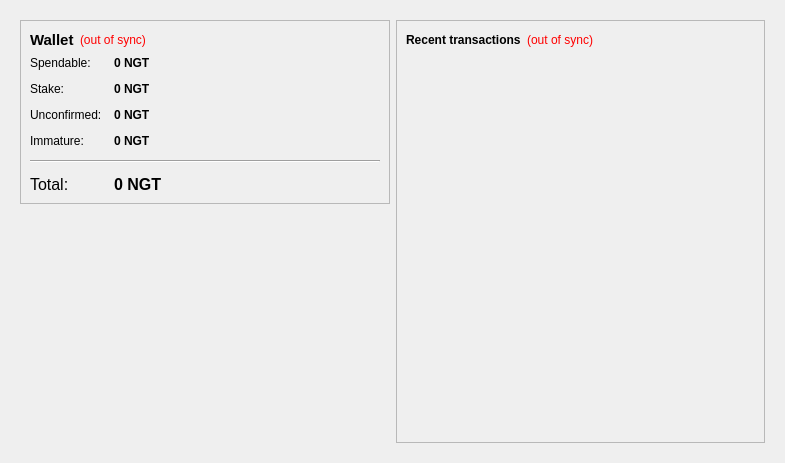
<?xml version="1.0" encoding="UTF-8"?>
<ui version="4.0">
 <class>OverviewPage</class>
 <widget class="QWidget" name="OverviewPage">
  <property name="geometry">
   <rect>
    <x>0</x>
    <y>0</y>
    <width>785</width>
    <height>463</height>
   </rect>
  </property>
  <property name="windowTitle">
   <string>Form</string>
  </property>
  <layout class="QHBoxLayout" name="horizontalLayout" stretch="0">
   <item>
    <widget class="QFrame" name="frameMain">
     <property name="frameShape">
      <enum>QFrame::NoFrame</enum>
     </property>
     <layout class="QHBoxLayout" name="horizontalLayout_3">
      <item>
       <layout class="QVBoxLayout" name="verticalLayout_2">
        <item>
         <widget class="QFrame" name="frame">
          <property name="frameShape">
           <enum>QFrame::StyledPanel</enum>
          </property>
          <property name="frameShadow">
           <enum>QFrame::Plain</enum>
          </property>
          <layout class="QVBoxLayout" name="verticalLayout_4">
           <item>
            <layout class="QHBoxLayout" name="horizontalLayout_4">
             <item>
              <widget class="QLabel" name="label_5">
               <property name="font">
                <font>
                 <pointsize>11</pointsize>
                 <weight>75</weight>
                 <bold>true</bold>
                </font>
               </property>
               <property name="text">
                <string>Wallet</string>
               </property>
              </widget>
             </item>
             <item>
              <widget class="QLabel" name="labelWalletStatus">
               <property name="toolTip">
                <string>The displayed information may be out of date. Your wallet automatically synchronizes with the Nugget network after a connection is established, but this process has not completed yet.</string>
               </property>
               <property name="styleSheet">
                <string notr="true">QLabel { color: red; }</string>
               </property>
               <property name="text">
                <string notr="true">(out of sync)</string>
               </property>
               <property name="alignment">
                <set>Qt::AlignLeading|Qt::AlignLeft|Qt::AlignVCenter</set>
               </property>
              </widget>
             </item>
             <item>
              <spacer name="horizontalSpacer_2">
               <property name="orientation">
                <enum>Qt::Horizontal</enum>
               </property>
               <property name="sizeHint" stdset="0">
                <size>
                 <width>40</width>
                 <height>20</height>
                </size>
               </property>
              </spacer>
             </item>
            </layout>
           </item>
           <item>
            <layout class="QFormLayout" name="formLayout_2">
             <property name="fieldGrowthPolicy">
              <enum>QFormLayout::AllNonFixedFieldsGrow</enum>
             </property>
             <property name="horizontalSpacing">
              <number>12</number>
             </property>
             <property name="verticalSpacing">
              <number>12</number>
             </property>
             <item row="0" column="0">
              <widget class="QLabel" name="label">
               <property name="text">
                <string>Spendable:</string>
               </property>
              </widget>
             </item>
             <item row="0" column="1">
              <widget class="QLabel" name="labelBalance">
               <property name="font">
                <font>
                 <weight>75</weight>
                 <bold>true</bold>
                </font>
               </property>
               <property name="cursor">
                <cursorShape>IBeamCursor</cursorShape>
               </property>
               <property name="toolTip">
                <string>Your current spendable balance</string>
               </property>
               <property name="text">
                <string notr="true">0 NGT</string>
               </property>
               <property name="textInteractionFlags">
                <set>Qt::LinksAccessibleByMouse|Qt::TextSelectableByKeyboard|Qt::TextSelectableByMouse</set>
               </property>
              </widget>
             </item>
             <item row="1" column="0">
              <widget class="QLabel" name="label_6">
               <property name="text">
                <string>Stake:</string>
               </property>
              </widget>
             </item>
             <item row="1" column="1">
              <widget class="QLabel" name="labelStake">
               <property name="font">
                <font>
                 <weight>75</weight>
                 <bold>true</bold>
                </font>
               </property>
               <property name="cursor">
                <cursorShape>IBeamCursor</cursorShape>
               </property>
               <property name="toolTip">
                <string>Total of coins that was staked, and do not yet count toward the current balance</string>
               </property>
               <property name="text">
                <string notr="true">0 NGT</string>
               </property>
               <property name="textInteractionFlags">
                <set>Qt::LinksAccessibleByMouse|Qt::TextSelectableByKeyboard|Qt::TextSelectableByMouse</set>
               </property>
              </widget>
             </item>
             <item row="2" column="0">
              <widget class="QLabel" name="label_3">
               <property name="text">
                <string>Unconfirmed:</string>
               </property>
              </widget>
             </item>
             <item row="2" column="1">
              <widget class="QLabel" name="labelUnconfirmed">
               <property name="font">
                <font>
                 <weight>75</weight>
                 <bold>true</bold>
                </font>
               </property>
               <property name="cursor">
                <cursorShape>IBeamCursor</cursorShape>
               </property>
               <property name="toolTip">
                <string>Total of transactions that have yet to be confirmed, and do not yet count toward the current balance</string>
               </property>
               <property name="text">
                <string notr="true">0 NGT</string>
               </property>
               <property name="textInteractionFlags">
                <set>Qt::LinksAccessibleByMouse|Qt::TextSelectableByKeyboard|Qt::TextSelectableByMouse</set>
               </property>
              </widget>
             </item>
             <item row="3" column="0">
              <widget class="QLabel" name="labelImmatureText">
               <property name="text">
                <string>Immature:</string>
               </property>
              </widget>
             </item>
             <item row="3" column="1">
              <widget class="QLabel" name="labelImmature">
               <property name="font">
                <font>
                 <weight>75</weight>
                 <bold>true</bold>
                </font>
               </property>
               <property name="toolTip">
                <string>Mined balance that has not yet matured</string>
               </property>
               <property name="text">
                <string notr="true">0 NGT</string>
               </property>
               <property name="textInteractionFlags">
                <set>Qt::LinksAccessibleByMouse|Qt::TextSelectableByKeyboard|Qt::TextSelectableByMouse</set>
               </property>
              </widget>
             </item>
             <item row="4" column="0" colspan="2">
              <widget class="Line" name="line">
               <property name="orientation">
                <enum>Qt::Horizontal</enum>
               </property>
              </widget>
             </item>
             <item row="5" column="0">
              <widget class="QLabel" name="labelTotalText">
               <property name="font">
                <font>
                 <pointsize>12</pointsize>
                </font>
               </property>
               <property name="text">
                <string>Total:</string>
               </property>
              </widget>
             </item>
             <item row="5" column="1">
              <widget class="QLabel" name="labelTotal">
               <property name="font">
                <font>
                 <pointsize>12</pointsize>
                 <weight>75</weight>
                 <bold>true</bold>
                </font>
               </property>
               <property name="cursor">
                <cursorShape>IBeamCursor</cursorShape>
               </property>
               <property name="toolTip">
                <string>Your current total balance</string>
               </property>
               <property name="text">
                <string notr="true">0 NGT</string>
               </property>
               <property name="textInteractionFlags">
                <set>Qt::LinksAccessibleByMouse|Qt::TextSelectableByKeyboard|Qt::TextSelectableByMouse</set>
               </property>
              </widget>
             </item>
            </layout>
           </item>
          </layout>
         </widget>
        </item>
        <item>
         <spacer name="verticalSpacer">
          <property name="orientation">
           <enum>Qt::Vertical</enum>
          </property>
          <property name="sizeHint" stdset="0">
           <size>
            <width>20</width>
            <height>40</height>
           </size>
          </property>
         </spacer>
        </item>
        <item>
         <widget class="QLabel" name="label_2">
          <property name="text">
           <string/>
          </property>
          <property name="pixmap">
           <pixmap>:/images/wallet</pixmap>
          </property>
         </widget>
        </item>
       </layout>
      </item>
      <item>
       <layout class="QVBoxLayout" name="verticalLayout_3">
        <item>
         <widget class="QFrame" name="frame_2">
          <property name="frameShape">
           <enum>QFrame::StyledPanel</enum>
          </property>
          <property name="frameShadow">
           <enum>QFrame::Plain</enum>
          </property>
          <layout class="QVBoxLayout" name="verticalLayout">
           <item>
            <layout class="QHBoxLayout" name="horizontalLayout_2">
             <item>
              <widget class="QLabel" name="label_4">
               <property name="text">
                <string>&lt;b&gt;Recent transactions&lt;/b&gt;</string>
               </property>
              </widget>
             </item>
             <item>
              <widget class="QLabel" name="labelTransactionsStatus">
               <property name="toolTip">
                <string>The displayed information may be out of date. Your wallet automatically synchronizes with the Nugget network after a connection is established, but this process has not completed yet.</string>
               </property>
               <property name="styleSheet">
                <string notr="true">QLabel { color: red; }</string>
               </property>
               <property name="text">
                <string notr="true">(out of sync)</string>
               </property>
               <property name="alignment">
                <set>Qt::AlignRight|Qt::AlignTrailing|Qt::AlignVCenter</set>
               </property>
              </widget>
             </item>
             <item>
              <spacer name="horizontalSpacer">
               <property name="orientation">
                <enum>Qt::Horizontal</enum>
               </property>
               <property name="sizeHint" stdset="0">
                <size>
                 <width>40</width>
                 <height>20</height>
                </size>
               </property>
              </spacer>
             </item>
            </layout>
           </item>
           <item>
            <widget class="QListView" name="listTransactions">
             <property name="styleSheet">
              <string notr="true">QListView { background: transparent; }</string>
             </property>
             <property name="frameShape">
              <enum>QFrame::NoFrame</enum>
             </property>
             <property name="verticalScrollBarPolicy">
              <enum>Qt::ScrollBarAlwaysOff</enum>
             </property>
             <property name="horizontalScrollBarPolicy">
              <enum>Qt::ScrollBarAlwaysOff</enum>
             </property>
             <property name="selectionMode">
              <enum>QAbstractItemView::NoSelection</enum>
             </property>
            </widget>
           </item>
          </layout>
         </widget>
        </item>
       </layout>
      </item>
     </layout>
    </widget>
   </item>
  </layout>
 </widget>
 <resources/>
 <connections/>
</ui>
